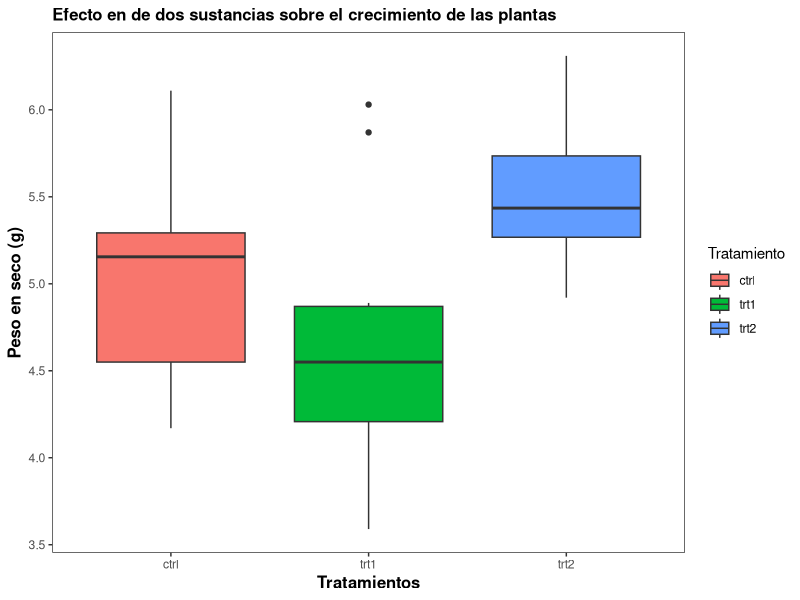

Recreate this plot in R.

#----HERRAMIENTAS DE PROGRAMACIÓN----

#----FUNCIONES EN R----

#En R, las funciones son otro tipo de clase, las funciones que hemos utilizado antes son
#parte de esa clase. Las funciones como parte de la programación en R, poseen una 
#estructura y sintaxis característica, la cual es la siguiente: 

function_name <- function(arg_1, arg_2, ...) {
  Function_body
}

#El "function_name" es el nombre que se le asignará a dicha agrupación, cuando se invoca
#a "function", esta debe llevar argumentos, es decir, los valores que estos van a tomar, 
#la parte de "function_body" describe todo lo que la función hace, como operaciones, 
#etc., entonces, cuando usamos esta sintaxis, lo que estamos haciendo es "definir" a
#las funciones. Un ejemplo sencillo:

hipotenusa <- function(x, y) {
  sqrt(x^2 + y^2)
}

class(hipotenusa)

#Como puedes ver, la clase de "hipotenusa" es función, igual en al ambiente de las
#variables se guardó como función. 

hipotenusa(x = 5, y = 4)

#Si te das cuenta, la función hipotenusa recibe los argumentos "x" y "y", y te regresa
#la operación que tú hayas establecido. Otro ejemplo por si no ha quedado claro de
#gran potencia de esta herramienta:

library(ggplot2)

grafico_bonito <- function(data, x, y, x_name, y_name, plot_name) {
  return(ggplot(data, aes(x, y, fill = x)) + 
           geom_boxplot() + 
           labs(x = x_name, 
                y = y_name) + 
           ggtitle(plot_name) +
         theme_bw() + 
           scale_fill_discrete(name = "Tratamiento") + 
           theme(plot.title = element_text(size = 12, face = "bold"), 
                 axis.title = element_text(size = 12, face = "bold"), 
                 panel.grid.minor = element_blank(),
                 panel.grid.major = element_blank())) 
}


grafico_bonito(data = PlantGrowth, 
               x = PlantGrowth$group, 
               y = PlantGrowth$weight, 
               x_name = "Tratamientos", 
               y_name = "Peso en seco (g)", 
               plot_name = "Efecto en de dos sustancias sobre el crecimiento de las plantas")



#Esos son algunos ejemplos de lo que se puede hacer con una función, tú podrías 
#hacer una función con un código específico para un gráfico que estés utilizando, 
#tú defines a los argumentos de tu función y cuando la ejecutes, se logre obtener el
#gráfico de tu interés. Estas funciones pueden aplicarse a operaciones específicas, 
#como obtener la media, mediana, moda, cuartiles, pruebas de shapiro-wilk, etc.